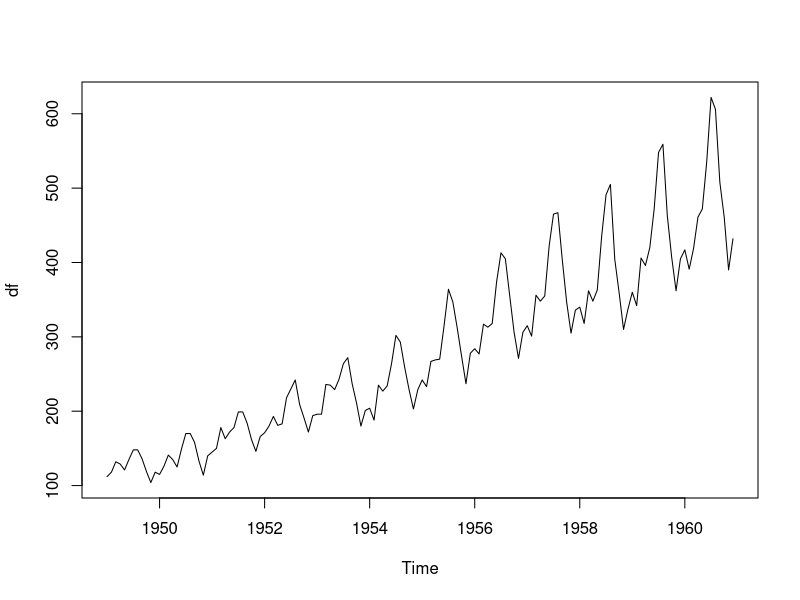
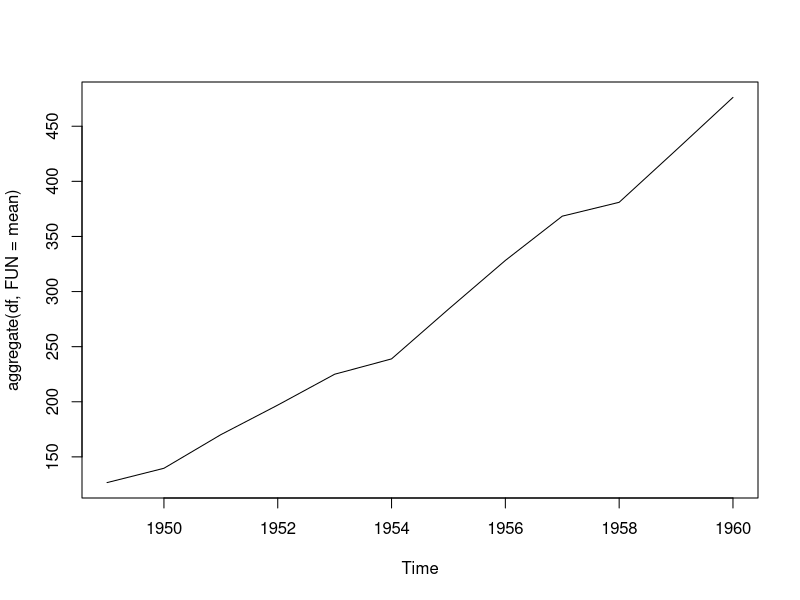
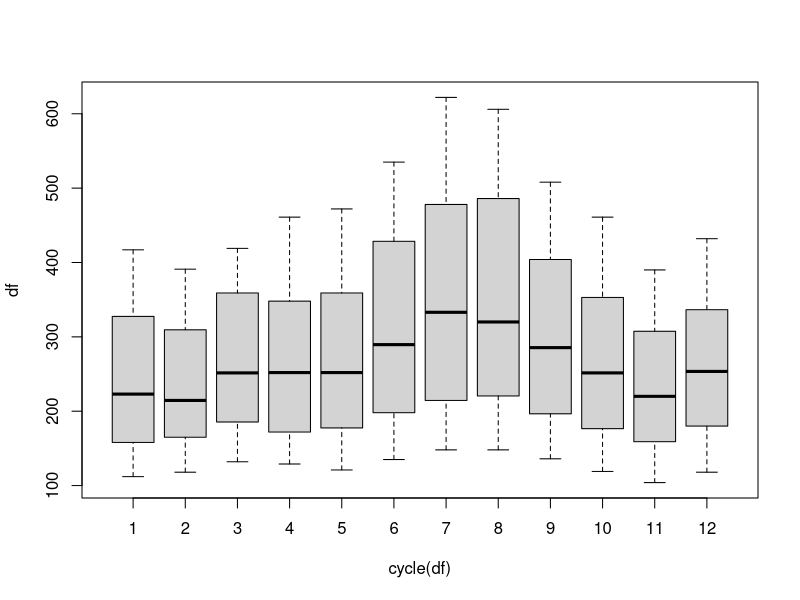

Source code (R) for these figures, in order:
data("AirPassengers")
df <- AirPassengers
print(summary(df))

start(df)

plot(df)

plot(aggregate(df,FUN=mean))

boxplot(df~cycle(df))